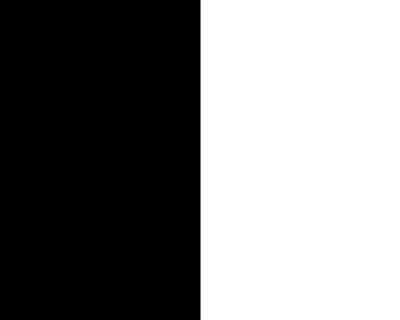
#> input picture b_w.png, 400 x 320 px
$ python Bitwise.py
#> lines starting #> are read from the running program, lines starting #| are printed output that depends on the picture; after the words box and inside, x2 and y2 are one past the last pixel; in counts of white or black regions, pixels touching at a corner belong together
import cv2
import numpy as np

img1 = np.zeros((320,400,3), np.uint8)
img1 = cv2.rectangle(img1, (100,0), (300,100), (255,255,255), -1)
img2 = cv2.imread('b_w.png')
#> img2 is the input picture: shape (320, 400, 3); min 0, max 255, mean 127.2

# [5 lines of commented-out code are left out]


cv2.imshow("img1", img1)
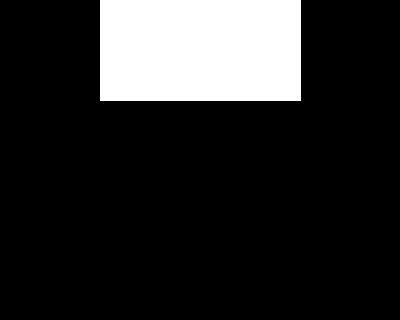
#> window 'img1': shape (320, 400, 3); 15.9% white; 1 white region, box (x1, y1, x2, y2) and area: (100, 0, 301, 101) 20301
cv2.imshow("img2", img2)
#> (the run stopped early here; a loop or call above may not have finished)
